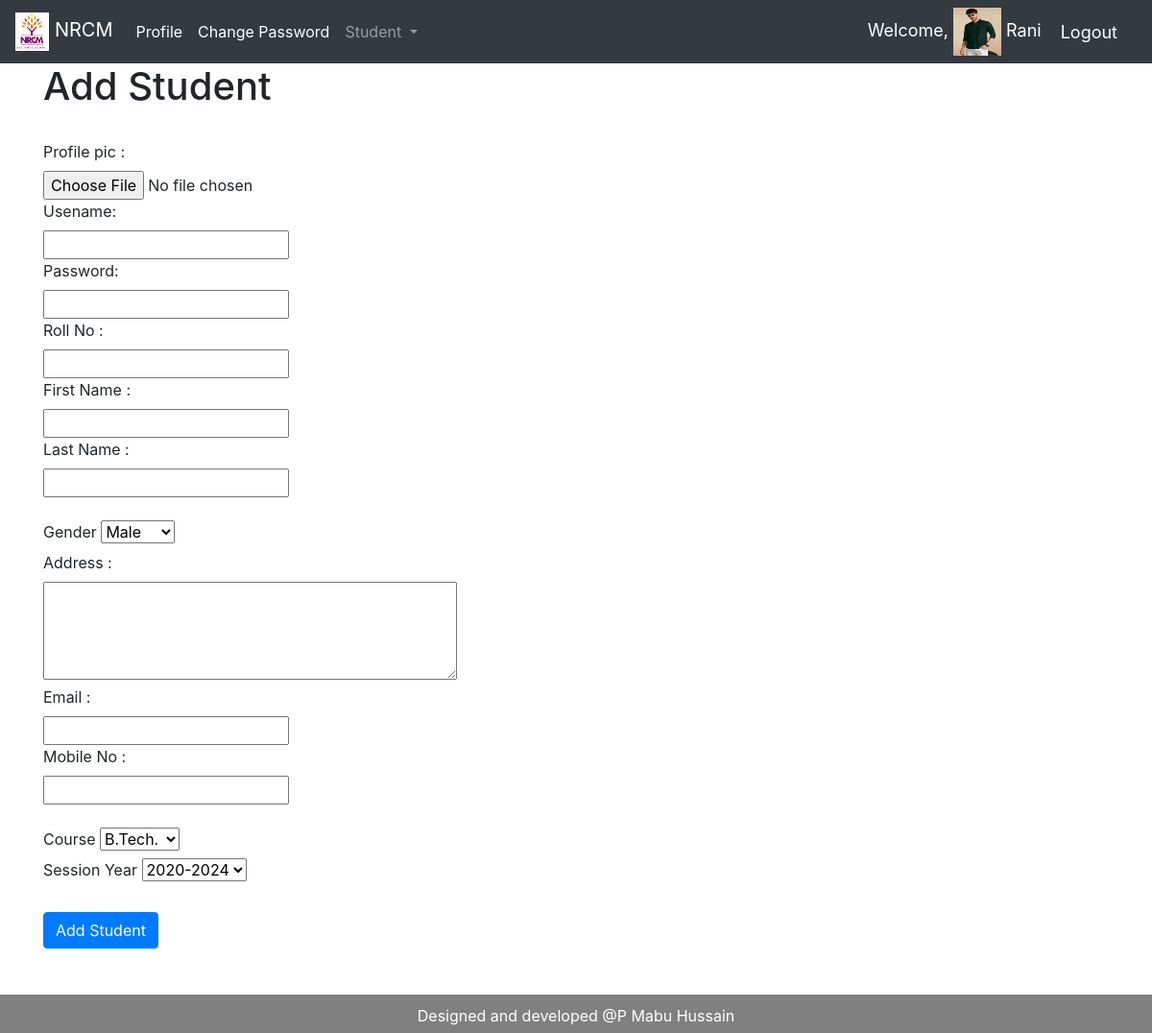
Page /hod/add_student (signed in) on the committed database.
### studentmanagementApp/models.py (models this page shows)
class CustomUser(AbstractUser):
    USER = (
    ('HOD','HOD'),
    ('STAFF','STAFF'),
    ('STUDENT', 'STUDENT')
    )
    user_type = models.CharField(choices=USER, max_length=50, default = 'STUDENT', null =True)
    designation = models.CharField(max_length=500, blank=True, null =True)
    mobileno = models.CharField(max_length=30, blank=True, null =True)
    profile_pic = models.ImageField(default='img_avatar.png', blank=True)

### studentmanagementApp/decorators.py (the view)
    def wrapper_func(request, *args, **kwargs):
        if request.user.user_type=='STAFF':
            return redirect('staff_home')
        elif request.user.user_type=='STUDENT':
            return redirect('student_home')
        elif request.user.user_type=='HOD':
            return view_func(request, *args, **kwargs)
        else:
            return HttpResponse('You are not authorized to view this page.....')

### hodApp/models.py (called while the page is built)
    def __str__(self):
        return self.name

    def __str__(self):
        return self.session_start+'-'+self.session_end

### hodApp/views.py (called while the page is built, shortened)
@login_required(login_url='login')
@admin_only
def add_student(request):
    courses = Course.objects.all()
    session_years = Session_Year.objects.all()
    context = {
    'courses' : courses,
    'session_years' : session_years
    }
    return render(request, 'hodApp/add_student.html', context)

### templates/hodApp/add_student.html (shortened to what this page needs)
{%extends 'studentmanagementApp/base.html'%}
{%load static%}
{% block content %}
<div class="container">
  <h1>Add Student</h1><br>
  <form  method="post" enctype="multipart/form-data"> {%csrf_token%}
    <label for="profile_pic">Profile pic : </label><br>
    <input id ='profile_pic' type="file" name="profile_pic" value="">  <br>
    <label for="username">Usename: </label><br>
    <input id='username' type="text" name="username" value="" required> <br>
    <label for="password">Password: </label><br>
    <input id='password' type="password" name="password" value="" required> <br>
    <label for="rno">Roll No : </label><br>
    <input id='rno' type="text" name="rno" value="" required> <br>
    <label for="first_name">First Name : </label><br>
    <input id='first_name' type="text" name="first_name" value="" required> <br>
    <label for="lastname">Last Name : </label><br>
    <input id='last_name' type="text" name="last_name" value="" required> <br>
    <br>
    <label for="cars">Gender</label>
    <select name="gender" id="gender">
      <option value="Male">Male</option>
    </select>
    <br>
     <label for="address">Address : </label><br>
     <textarea id='address' name="address" rows="4" cols="40" required></textarea>
   <br>
    <label for="email">Email : </label><br>
    <input id='email' type="email" name="email" value="" required> <br>
    <label for="mobileno">Mobile No : </label><br>
    <input id='mobileno' type="number" name="mobileno" value="" required> <br>  <br>
    <label for="course_id">Course</label>
    <select name="course_id" id="course">
      {%for course in courses%}
      <option value="{{course.id}}">{{course}}</option>
      {%endfor%}
    </select>
    <br>
      <label for="session_year_id">Session Year</label>
      <select name="session_year_id" id="session_year_id">
        {%for session_year in session_years%}
        <option value="{{session_year.id}}">{{session_year}}</option>
        {%endfor%}
      </select>
    <br><br>
    <input type="submit" name="" value="Add Student" class="btn btn-primary">
  </form>
</div>
{% endblock %}

### templates/studentmanagementApp/navbar.html (shortened to what this page needs)
{%load static%}
<nav class="navbar navbar-expand-lg navbar-dark bg-dark">
  <a class="navbar-brand" href="/{{user.user_type|lower}}/home"><img src="{% static 'studentmanagementApp/images/NRCM-Logo.jpg'%}" alt="123" height="40px"> NRCM</a>
  <div class="collapse navbar-collapse" id="navbarNav">
      <ul class="navbar-nav">
      <li class="nav-item active">
        <a class="nav-link" href="/profile"> Profile  </a>
      </li>
      <ul class="navbar-nav">
      <li class="nav-item active">
        <a class="nav-link" href="/change_password"> Change Password</a>
      </li>
      {%if user.user_type == 'HOD'%}
        <li class="nav-item dropdown">
          <a class="nav-link dropdown-toggle" href="#" id="navbarDropdown" role="button" data-toggle="dropdown" aria-haspopup="true" aria-expanded="false">
            Student
          </a>
        </li>
      {%endif%}
    </ul>
  </div>
  <span class="hello-msg">Welcome, <img src="{{request.user.profile_pic.url}}" class="" alt="Cinque Terre" width="50" height="50"> {{request.user}}  </span>
  <span><a class="hello-msg" href="{%url 'logout'%}">Logout</a></span>
</nav>

### templates/studentmanagementApp/base.html (style rules this page uses)
body { min-height: 100vh; display: flex; flex-direction: column; }

### templates/studentmanagementApp/navbar.html (style rules this page uses)
.hello-msg { font-size: 18px; color:#fff; margin-right:20px; }

### rows in the picture
CustomUser: user.profile_pic (picture), user "Rani"

### other values in the picture
form field course_id "B.Tech."
form field session_year_id "2020-2024"
